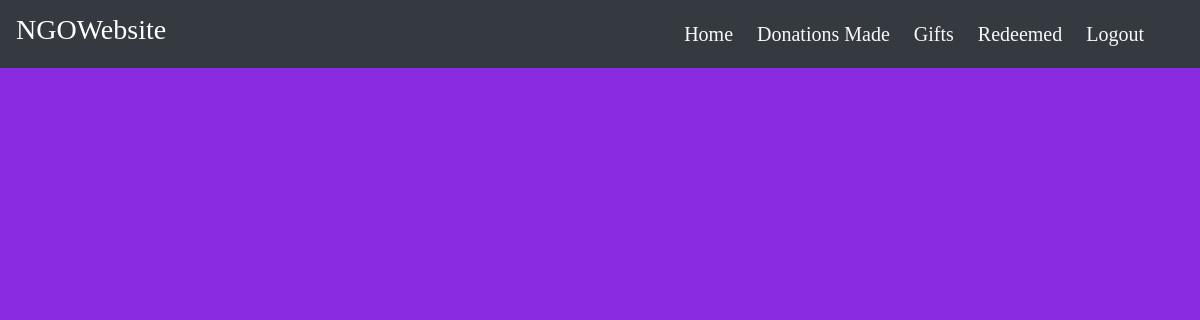
The app's page /redeemed_gifts/ (signed in), older data.
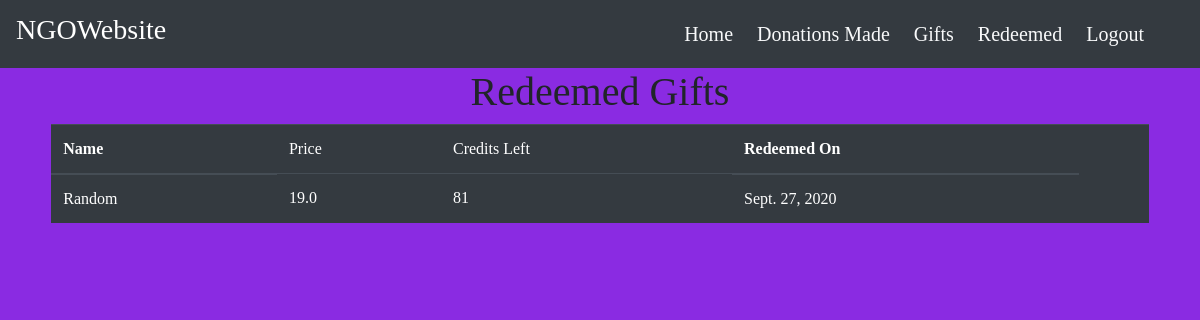
The same page, newer data.
### main/models.py (models this page shows, shortened)
class Redeemed(models.Model):
    redeemed_by = models.ForeignKey(User, on_delete=models.CASCADE)
    gift = models.ForeignKey(Gifts, on_delete=models.CASCADE)
    redeemed_on = models.DateField(default=timezone.now)

class Gifts(models.Model):
    image = models.ImageField(default='default.png', upload_to='images/')
    name = models.CharField(max_length=150)
    description = models.CharField(max_length=250,blank=True)
    price = models.FloatField()

class User(AbstractUser):
    mobile_number = models.CharField(max_length=10)
    address = models.CharField(max_length=150)
    city =  models.CharField(max_length=50)
    pincode = models.CharField(max_length=10)
    is_NGO = models.BooleanField(default=False)
    is_Donor = models.BooleanField(default=False)
    credit = models.IntegerField(default=0)

### main/views.py (the view)
# urls.py: path('redeemed_gifts/', views.redeemed_gifts, name='redeemed_gifts'),
@login_required
def redeemed_gifts(request):
    redeemed_gifts = Redeemed.objects.filter(redeemed_by=request.user)
    context = {
        'redeemed_gifts' : redeemed_gifts
    }
    return render(request, 'main/redeemed_gifts.html', context)

### main/templates/main/redeemed_gifts.html
{% extends "main/layout.html" %}
{% block content %}
<div class="list">
    {% if redeemed_gifts %}
    <h1 class="text-center">Redeemed Gifts</h1>
    <div class="row">
        <div class="col-sm-11 m-auto">
            <div class="table-responsive">
                <table class="table table-dark">
                    <thead>
                    <tr>
                        <th scope="col">Name</th>
                        <td scope="col">Price</td>
                        <td scope="col">Credits Left</td>
                        <th scope="col">Redeemed On</th>
                        <td></td>
                    </tr>
                    </thead>
                    <tbody>
                        {% for gift in redeemed_gifts %}
                    <tr>
                        <td>{{ gift.gift.name }}</td>
                        <td>{{ gift.gift.price }}</td>
                        <td>{{ gift.redeemed_by.credit }}</td>
                        <td>{{ gift.redeemed_on }}</td>
                    </tr>
                        {% endfor %}
                    </tbody>
                </table>
            </div>
        </div>
    </div>
    {% endif %}
</div>
{% endblock content %}

Row changes from the older to the newer data that the page shows:
added Redeemed: gift.name "Random", gift.price "19.0", redeemed_by.credit "81", redeemed_on "Sept. 27, 2020"
Text that changed along with them:
text now shown: "Redeemed Gifts Name Price Credits Left Redeemed On"
